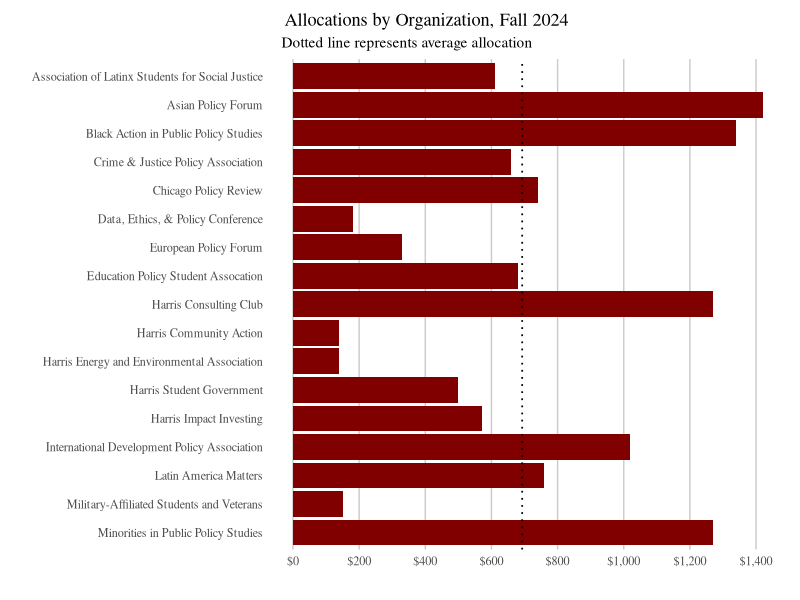
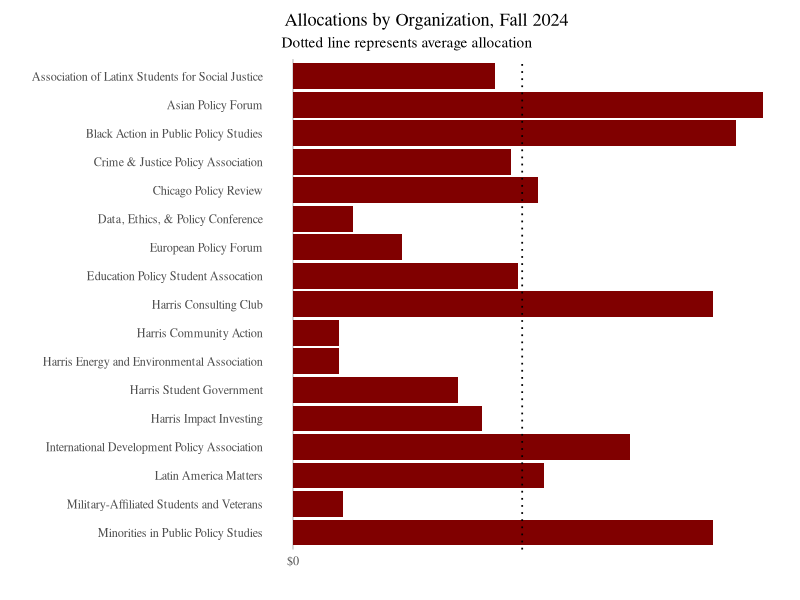
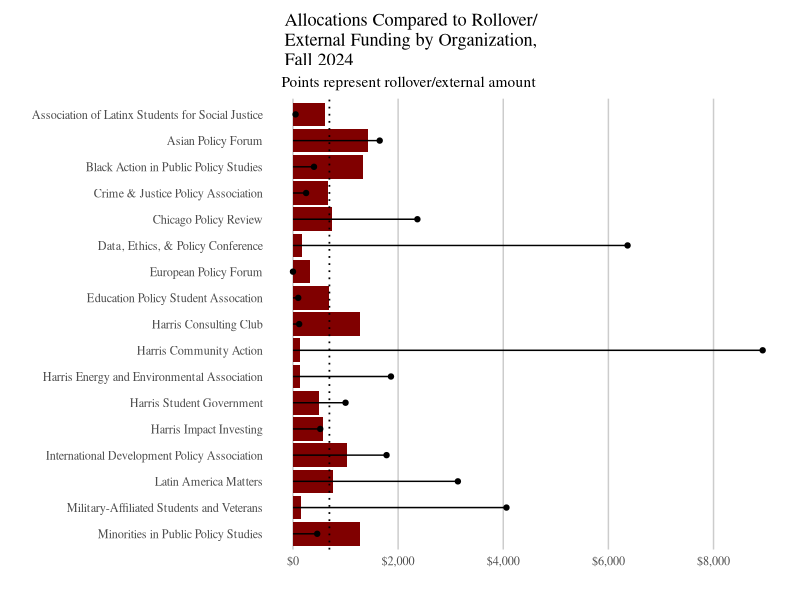
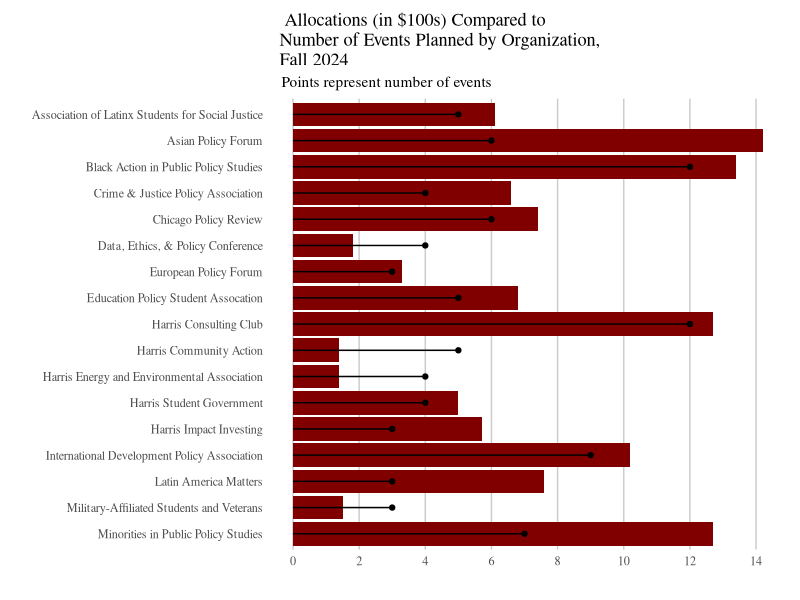

Generate these figures, in order, with R: (Note: this script raises an error after producing the figures.)
## ---- chunk 1
knitr::opts_chunk$set(echo = F, warning = F,message = F)
library(tidyverse)
## ---- chunk 2
df = read.csv("2024.csv")
hours = read.csv("hours.csv")

df <- df %>%
  group_by(org) %>%
  mutate(
    totalrequested=sum(amount),
    org=str_wrap(org,60)
  ) %>%
  ungroup() %>%
  mutate(
    org=factor(org,levels=rev(unique(org)),ordered=T)
  )

style <- function(p,dist=200,dollars=T) {
  p <- p  +
    xlab("") +
    ylab("") +
    coord_flip() +
    theme_classic(base_family = "serif") +
    theme(
      axis.line.y=element_blank(),
      axis.ticks.y=element_blank(),
      axis.line.x=element_blank(),
      axis.ticks.x=element_blank(),
      panel.grid.major.x=element_line(color="gray80"),
      plot.margin=unit(c(10,10,10,10), "pt")
    )
  
  if (dollars) {
    p <- p +
    scale_y_continuous(
      breaks = seq(0,50000,by=dist),
      labels = scales::dollar_format()
    )
  }

  return(p)
}
## ---- chunk 3
p <- df %>%
  group_by(org) %>%
  summarize(total=mean(totalreceived)) %>%
  ggplot(aes(org,total)) +
  geom_bar(stat="identity",show.legend=F,fill="#800000") +
  labs(
    title="   Allocations by Organization, Fall 2024",
    subtitle="   Dotted line represents average allocation"
  ) +
  geom_hline(
    yintercept=mean(summarize(group_by(df,org),m=mean(totalreceived,na.rm=T))[["m"]],na.rm=T),
    linetype="dotted",
    size=.6
  )

style(p)
## ---- chunk 4
rollover <- df %>%
  group_by(org) %>%
  summarize(rollover=mean(totalrollover))
  
style(p,2000)
p <- df %>%
  group_by(org) %>%
  summarize(total=mean(totalreceived)) %>%
  ggplot() +
  geom_bar(aes(org,total),
           stat="identity",show.legend=F,fill="#800000") +
  geom_segment(aes(x = org, xend = org, y = 0, yend = rollover$rollover)) +
  geom_point(aes(org,rollover$rollover)) +
  labs(
    title="   Allocations Compared to Rollover/\n   External Funding by Organization,\n   Fall 2024",
    subtitle="   Points represent rollover/external amount"
  ) +
  geom_hline(
    yintercept=mean(summarize(group_by(df,org),m=mean(totalreceived,na.rm=T))[["m"]],na.rm=T),
    linetype="dotted",
    size=.6
  )

style(p,dist=2000)
## ---- chunk 5
nevents <- df %>%
  group_by(org) %>%
  summarize(total=mean(nevents)) 

p <- df %>%
  group_by(org) %>%
  summarize(total=mean(totalreceived)) %>%
  ggplot() +
  geom_bar(aes(org,total/100),stat="identity",show.legend=F,fill="#800000") +
  geom_segment(aes(x = org, xend = org, y = 0, yend = nevents$total)) +
  geom_point(aes(org,nevents$total)) +
  labs(
    title="   Allocations (in $100s) Compared to\n  Number of Events Planned by Organization,\n  Fall 2024",
    subtitle="   Points represent number of events"
  )

style(p,dollars=F) +
  scale_y_continuous(breaks=seq(0,20,2))
## ---- chunk 6
# is receiving a low amount of funding correlated with hosting less events than planned?
df$devents <- df$events.planned-df$eventsactual
lm(totalreceived~devents,df) %>% summary()

p <- df %>%
  ggplot(aes(totalreceived,devents)) +
  geom_point(color="#800000") +
  xlab("Allocation") +
  ylab("Number of events canceled") +
  labs(title="Low allocation not associated with number of canceled events")

pointstyle(p,dollars=F)
## ---- chunk 7
# if we don't know how much they spent, assume received plus some rollover
df[is.na(df$actual),"actual"] <- df[is.na(df$actual),"totalreceived"] + df[is.na(df$actual),"externalreceived"] + round(df[is.na(df$actual),"totalrollover"] * .2)
## ---- chunk 8
# recalculate total requested for only those events held
df <- df %>%
  filter(actual!=0) %>%
  group_by(org) %>%
  mutate(totalrequested=sum(amount,na.rm=T))

# cap actual spent by amount we granted
df <- mutate(df,actualhsg=min(totalreceived,actual))
## ---- chunk 9
p <- df %>%
  group_by(org,category) %>%
  summarize(
    # we are missing detailed information for actual spending, so impute:
    # scale the amount requested by actual spending
    adjusted=sum(amount,na.rm=T)/mean(totalrequested,na.rm=T)*mean(actualhsg,na.rm=T)
  ) %>%
  group_by(category) %>%
  summarize(adjusted=round(sum(adjusted,na.rm=T))) %>%
  filter(!is.na(adjusted),category!="") %>%
  mutate(
    category=fct_reorder(str_to_sentence(category), adjusted)
  ) %>%
  ggplot(aes(category,adjusted)) +
  geom_bar(stat="identity",show.legend=F,fill="#800000") +
  labs(title="    HSG Funds Spending by Event Type, Fall 2024",
       subtitle="     Estimated from amount requested per category")

style(p,dist=1000)
## ---- chunk 10
p <- df %>%
  group_by(org,type) %>%
  summarize(
    # scale the amount requested by 
    adjusted=sum(amount,na.rm=T)/mean(totalrequested,na.rm=T)*mean(actualhsg,na.rm=T)
  ) %>%
  group_by(type) %>%
  summarize(adjusted=round(sum(adjusted,na.rm=T))) %>%
  filter(!is.na(adjusted),type!="") %>%
  mutate(
    type=fct_reorder(str_to_sentence(type), adjusted)
  ) %>%
  ggplot(aes(type,adjusted)) +
  geom_bar(stat="identity",show.legend=F,fill="#800000") +
  labs(title="    HSG Funds Spending by Item Type, Fall 2024",
       subtitle="     Estimated from amount requested per item type")

style(p,dist=2000)
